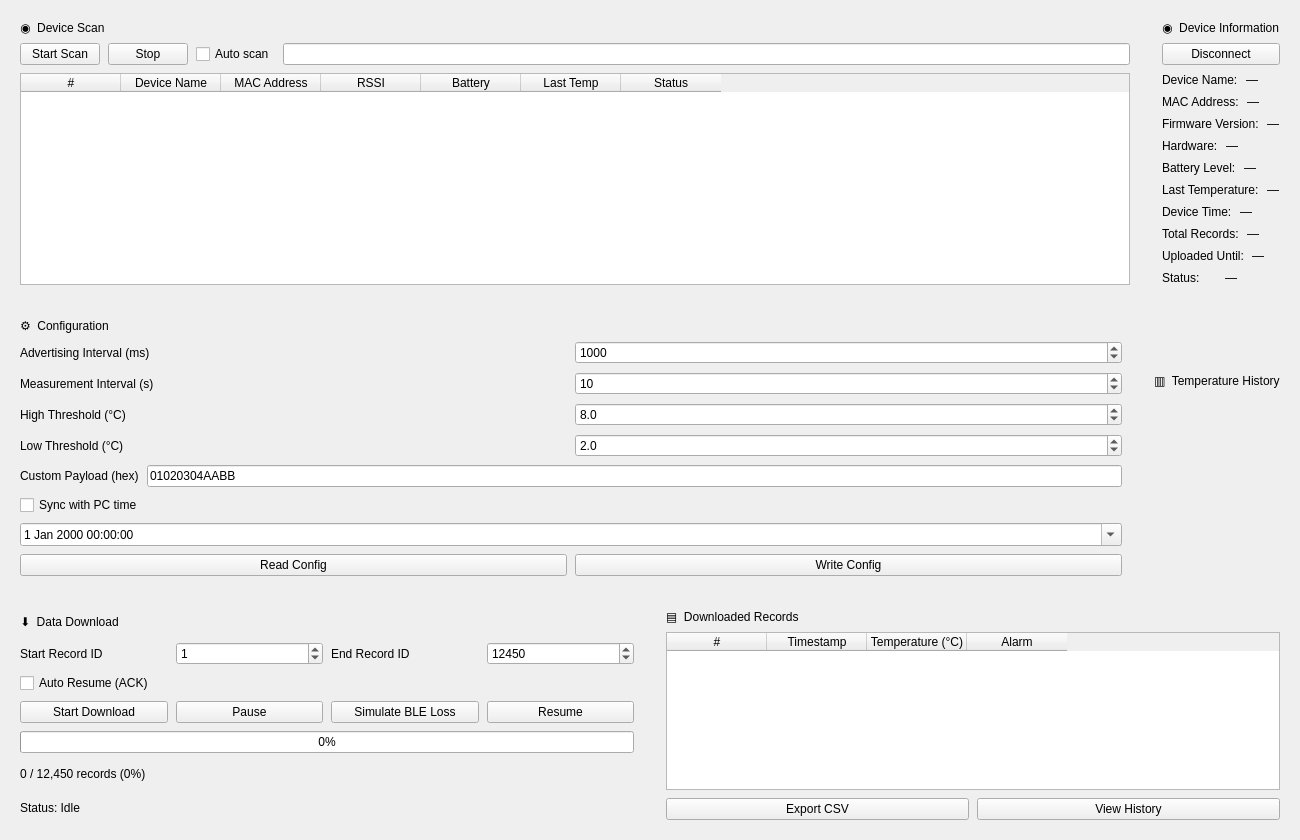
<?xml version='1.0' encoding='utf-8'?>
<ui version="4.0">
  <class>DashboardPage</class>
  <widget class="QWidget" name="DashboardPage">
    <property name="geometry">
      <rect>
        <x>0</x>
        <y>0</y>
        <width>1300</width>
        <height>840</height>
      </rect>
    </property>
    <layout class="QVBoxLayout" name="dashboardLayout">
      <property name="leftMargin">
        <number>8</number>
      </property>
      <property name="topMargin">
        <number>8</number>
      </property>
      <property name="rightMargin">
        <number>8</number>
      </property>
      <property name="bottomMargin">
        <number>8</number>
      </property>
      <property name="spacing">
        <number>9</number>
      </property>
      <item>
        <layout class="QHBoxLayout" name="topPanels">
          <property name="leftMargin">
            <number>0</number>
          </property>
          <property name="topMargin">
            <number>0</number>
          </property>
          <property name="rightMargin">
            <number>0</number>
          </property>
          <property name="bottomMargin">
            <number>0</number>
          </property>
          <property name="spacing">
            <number>8</number>
          </property>
          <item>
            <widget class="QFrame" name="scanCard">
              <layout class="QVBoxLayout" name="scanCardLayout">
                <property name="leftMargin">
                  <number>12</number>
                </property>
                <property name="topMargin">
                  <number>12</number>
                </property>
                <property name="rightMargin">
                  <number>12</number>
                </property>
                <property name="bottomMargin">
                  <number>12</number>
                </property>
                <property name="spacing">
                  <number>8</number>
                </property>
                <item>
                  <widget class="QLabel" name="scanCardTitle">
                    <property name="text">
                      <string>◉  Device Scan</string>
                    </property>
                  </widget>
                </item>
                <item>
                  <layout class="QHBoxLayout" name="scanActions">
                    <property name="leftMargin">
                      <number>0</number>
                    </property>
                    <property name="topMargin">
                      <number>0</number>
                    </property>
                    <property name="rightMargin">
                      <number>0</number>
                    </property>
                    <property name="bottomMargin">
                      <number>0</number>
                    </property>
                    <property name="spacing">
                      <number>8</number>
                    </property>
                    <item>
                      <widget class="QPushButton" name="scanButton">
                        <property name="text">
                          <string>Start Scan</string>
                        </property>
                      </widget>
                    </item>
                    <item>
                      <widget class="QPushButton" name="stopScanButton">
                        <property name="text">
                          <string>Stop</string>
                        </property>
                      </widget>
                    </item>
                    <item>
                      <widget class="QCheckBox" name="autoScanCheckBox">
                        <property name="text">
                          <string>Auto scan</string>
                        </property>
                      </widget>
                    </item>
                    <item>
                      <widget class="QLineEdit" name="filterEdit" />
                    </item>
                  </layout>
                </item>
                <item>
                  <widget class="QTableWidget" name="deviceTable">
                    <property name="columnCount">
                      <number>7</number>
                    </property>
                    <property name="rowCount">
                      <number>0</number>
                    </property>
                    <property name="alternatingRowColors">
                      <bool>true</bool>
                    </property>
                    <property name="editTriggers">
                      <set>QAbstractItemView::NoEditTriggers</set>
                    </property>
                    <property name="selectionBehavior">
                      <enum>QAbstractItemView::SelectRows</enum>
                    </property>
                    <column>
                      <property name="text">
                        <string>#</string>
                      </property>
                    </column>
                    <column>
                      <property name="text">
                        <string>Device Name</string>
                      </property>
                    </column>
                    <column>
                      <property name="text">
                        <string>MAC Address</string>
                      </property>
                    </column>
                    <column>
                      <property name="text">
                        <string>RSSI</string>
                      </property>
                    </column>
                    <column>
                      <property name="text">
                        <string>Battery</string>
                      </property>
                    </column>
                    <column>
                      <property name="text">
                        <string>Last Temp</string>
                      </property>
                    </column>
                    <column>
                      <property name="text">
                        <string>Status</string>
                      </property>
                    </column>
                  </widget>
                </item>
              </layout>
            </widget>
          </item>
          <item>
            <widget class="QFrame" name="deviceCard">
              <layout class="QVBoxLayout" name="deviceCardLayout">
                <property name="leftMargin">
                  <number>12</number>
                </property>
                <property name="topMargin">
                  <number>12</number>
                </property>
                <property name="rightMargin">
                  <number>12</number>
                </property>
                <property name="bottomMargin">
                  <number>12</number>
                </property>
                <property name="spacing">
                  <number>8</number>
                </property>
                <item>
                  <widget class="QLabel" name="deviceCardTitle">
                    <property name="text">
                      <string>◉  Device Information</string>
                    </property>
                  </widget>
                </item>
                <item>
                  <widget class="QPushButton" name="disconnectButton">
                    <property name="text">
                      <string>Disconnect</string>
                    </property>
                  </widget>
                </item>
                <item>
                  <layout class="QHBoxLayout" name="deviceNameRow">
                    <property name="leftMargin">
                      <number>0</number>
                    </property>
                    <property name="topMargin">
                      <number>0</number>
                    </property>
                    <property name="rightMargin">
                      <number>0</number>
                    </property>
                    <property name="bottomMargin">
                      <number>0</number>
                    </property>
                    <property name="spacing">
                      <number>8</number>
                    </property>
                    <item>
                      <widget class="QLabel" name="deviceNameKey">
                        <property name="text">
                          <string>Device Name:</string>
                        </property>
                      </widget>
                    </item>
                    <item>
                      <widget class="QLabel" name="deviceNameValue">
                        <property name="text">
                          <string>—</string>
                        </property>
                      </widget>
                    </item>
                  </layout>
                </item>
                <item>
                  <layout class="QHBoxLayout" name="deviceAddressRow">
                    <property name="leftMargin">
                      <number>0</number>
                    </property>
                    <property name="topMargin">
                      <number>0</number>
                    </property>
                    <property name="rightMargin">
                      <number>0</number>
                    </property>
                    <property name="bottomMargin">
                      <number>0</number>
                    </property>
                    <property name="spacing">
                      <number>8</number>
                    </property>
                    <item>
                      <widget class="QLabel" name="deviceAddressKey">
                        <property name="text">
                          <string>MAC Address:</string>
                        </property>
                      </widget>
                    </item>
                    <item>
                      <widget class="QLabel" name="deviceAddressValue">
                        <property name="text">
                          <string>—</string>
                        </property>
                      </widget>
                    </item>
                  </layout>
                </item>
                <item>
                  <layout class="QHBoxLayout" name="firmwareRow">
                    <property name="leftMargin">
                      <number>0</number>
                    </property>
                    <property name="topMargin">
                      <number>0</number>
                    </property>
                    <property name="rightMargin">
                      <number>0</number>
                    </property>
                    <property name="bottomMargin">
                      <number>0</number>
                    </property>
                    <property name="spacing">
                      <number>8</number>
                    </property>
                    <item>
                      <widget class="QLabel" name="firmwareKey">
                        <property name="text">
                          <string>Firmware Version:</string>
                        </property>
                      </widget>
                    </item>
                    <item>
                      <widget class="QLabel" name="firmwareValue">
                        <property name="text">
                          <string>—</string>
                        </property>
                      </widget>
                    </item>
                  </layout>
                </item>
                <item>
                  <layout class="QHBoxLayout" name="hardwareRow">
                    <property name="leftMargin">
                      <number>0</number>
                    </property>
                    <property name="topMargin">
                      <number>0</number>
                    </property>
                    <property name="rightMargin">
                      <number>0</number>
                    </property>
                    <property name="bottomMargin">
                      <number>0</number>
                    </property>
                    <property name="spacing">
                      <number>8</number>
                    </property>
                    <item>
                      <widget class="QLabel" name="hardwareKey">
                        <property name="text">
                          <string>Hardware:</string>
                        </property>
                      </widget>
                    </item>
                    <item>
                      <widget class="QLabel" name="hardwareValue">
                        <property name="text">
                          <string>—</string>
                        </property>
                      </widget>
                    </item>
                  </layout>
                </item>
                <item>
                  <layout class="QHBoxLayout" name="batteryRow">
                    <property name="leftMargin">
                      <number>0</number>
                    </property>
                    <property name="topMargin">
                      <number>0</number>
                    </property>
                    <property name="rightMargin">
                      <number>0</number>
                    </property>
                    <property name="bottomMargin">
                      <number>0</number>
                    </property>
                    <property name="spacing">
                      <number>8</number>
                    </property>
                    <item>
                      <widget class="QLabel" name="batteryKey">
                        <property name="text">
                          <string>Battery Level:</string>
                        </property>
                      </widget>
                    </item>
                    <item>
                      <widget class="QLabel" name="batteryValue">
                        <property name="text">
                          <string>—</string>
                        </property>
                      </widget>
                    </item>
                  </layout>
                </item>
                <item>
                  <layout class="QHBoxLayout" name="lastTempRow">
                    <property name="leftMargin">
                      <number>0</number>
                    </property>
                    <property name="topMargin">
                      <number>0</number>
                    </property>
                    <property name="rightMargin">
                      <number>0</number>
                    </property>
                    <property name="bottomMargin">
                      <number>0</number>
                    </property>
                    <property name="spacing">
                      <number>8</number>
                    </property>
                    <item>
                      <widget class="QLabel" name="lastTempKey">
                        <property name="text">
                          <string>Last Temperature:</string>
                        </property>
                      </widget>
                    </item>
                    <item>
                      <widget class="QLabel" name="lastTempValue">
                        <property name="text">
                          <string>—</string>
                        </property>
                      </widget>
                    </item>
                  </layout>
                </item>
                <item>
                  <layout class="QHBoxLayout" name="deviceTimeRow">
                    <property name="leftMargin">
                      <number>0</number>
                    </property>
                    <property name="topMargin">
                      <number>0</number>
                    </property>
                    <property name="rightMargin">
                      <number>0</number>
                    </property>
                    <property name="bottomMargin">
                      <number>0</number>
                    </property>
                    <property name="spacing">
                      <number>8</number>
                    </property>
                    <item>
                      <widget class="QLabel" name="deviceTimeKey">
                        <property name="text">
                          <string>Device Time:</string>
                        </property>
                      </widget>
                    </item>
                    <item>
                      <widget class="QLabel" name="deviceTimeValue">
                        <property name="text">
                          <string>—</string>
                        </property>
                      </widget>
                    </item>
                  </layout>
                </item>
                <item>
                  <layout class="QHBoxLayout" name="totalRecordsRow">
                    <property name="leftMargin">
                      <number>0</number>
                    </property>
                    <property name="topMargin">
                      <number>0</number>
                    </property>
                    <property name="rightMargin">
                      <number>0</number>
                    </property>
                    <property name="bottomMargin">
                      <number>0</number>
                    </property>
                    <property name="spacing">
                      <number>8</number>
                    </property>
                    <item>
                      <widget class="QLabel" name="totalRecordsKey">
                        <property name="text">
                          <string>Total Records:</string>
                        </property>
                      </widget>
                    </item>
                    <item>
                      <widget class="QLabel" name="totalRecordsValue">
                        <property name="text">
                          <string>—</string>
                        </property>
                      </widget>
                    </item>
                  </layout>
                </item>
                <item>
                  <layout class="QHBoxLayout" name="uploadedUntilRow">
                    <property name="leftMargin">
                      <number>0</number>
                    </property>
                    <property name="topMargin">
                      <number>0</number>
                    </property>
                    <property name="rightMargin">
                      <number>0</number>
                    </property>
                    <property name="bottomMargin">
                      <number>0</number>
                    </property>
                    <property name="spacing">
                      <number>8</number>
                    </property>
                    <item>
                      <widget class="QLabel" name="uploadedUntilKey">
                        <property name="text">
                          <string>Uploaded Until:</string>
                        </property>
                      </widget>
                    </item>
                    <item>
                      <widget class="QLabel" name="uploadedUntilValue">
                        <property name="text">
                          <string>—</string>
                        </property>
                      </widget>
                    </item>
                  </layout>
                </item>
                <item>
                  <layout class="QHBoxLayout" name="deviceStatusRow">
                    <property name="leftMargin">
                      <number>0</number>
                    </property>
                    <property name="topMargin">
                      <number>0</number>
                    </property>
                    <property name="rightMargin">
                      <number>0</number>
                    </property>
                    <property name="bottomMargin">
                      <number>0</number>
                    </property>
                    <property name="spacing">
                      <number>8</number>
                    </property>
                    <item>
                      <widget class="QLabel" name="deviceStatusKey">
                        <property name="text">
                          <string>Status:</string>
                        </property>
                      </widget>
                    </item>
                    <item>
                      <widget class="QLabel" name="deviceStatusValue">
                        <property name="text">
                          <string>—</string>
                        </property>
                      </widget>
                    </item>
                  </layout>
                </item>
              </layout>
            </widget>
          </item>
        </layout>
      </item>
      <item>
        <layout class="QHBoxLayout" name="middlePanels">
          <property name="leftMargin">
            <number>0</number>
          </property>
          <property name="topMargin">
            <number>0</number>
          </property>
          <property name="rightMargin">
            <number>0</number>
          </property>
          <property name="bottomMargin">
            <number>0</number>
          </property>
          <property name="spacing">
            <number>8</number>
          </property>
          <item>
            <widget class="QFrame" name="configCard">
              <layout class="QVBoxLayout" name="configCardLayout">
                <property name="leftMargin">
                  <number>12</number>
                </property>
                <property name="topMargin">
                  <number>12</number>
                </property>
                <property name="rightMargin">
                  <number>12</number>
                </property>
                <property name="bottomMargin">
                  <number>12</number>
                </property>
                <property name="spacing">
                  <number>8</number>
                </property>
                <item>
                  <widget class="QLabel" name="configCardTitle">
                    <property name="text">
                      <string>⚙  Configuration</string>
                    </property>
                  </widget>
                </item>
                <item>
                  <layout class="QHBoxLayout" name="advIntervalRow">
                    <property name="leftMargin">
                      <number>0</number>
                    </property>
                    <property name="topMargin">
                      <number>0</number>
                    </property>
                    <property name="rightMargin">
                      <number>0</number>
                    </property>
                    <property name="bottomMargin">
                      <number>0</number>
                    </property>
                    <property name="spacing">
                      <number>8</number>
                    </property>
                    <item>
                      <widget class="QLabel" name="advIntervalLabel">
                        <property name="text">
                          <string>Advertising Interval (ms)</string>
                        </property>
                      </widget>
                    </item>
                    <item>
                      <widget class="QSpinBox" name="advIntervalSpin">
                        <property name="maximum">
                          <number>100000</number>
                        </property>
                        <property name="value">
                          <number>1000</number>
                        </property>
                      </widget>
                    </item>
                  </layout>
                </item>
                <item>
                  <layout class="QHBoxLayout" name="sampleIntervalRow">
                    <property name="leftMargin">
                      <number>0</number>
                    </property>
                    <property name="topMargin">
                      <number>0</number>
                    </property>
                    <property name="rightMargin">
                      <number>0</number>
                    </property>
                    <property name="bottomMargin">
                      <number>0</number>
                    </property>
                    <property name="spacing">
                      <number>8</number>
                    </property>
                    <item>
                      <widget class="QLabel" name="sampleIntervalLabel">
                        <property name="text">
                          <string>Measurement Interval (s)</string>
                        </property>
                      </widget>
                    </item>
                    <item>
                      <widget class="QSpinBox" name="sampleIntervalSpin">
                        <property name="maximum">
                          <number>100000</number>
                        </property>
                        <property name="value">
                          <number>10</number>
                        </property>
                      </widget>
                    </item>
                  </layout>
                </item>
                <item>
                  <layout class="QHBoxLayout" name="highTempRow">
                    <property name="leftMargin">
                      <number>0</number>
                    </property>
                    <property name="topMargin">
                      <number>0</number>
                    </property>
                    <property name="rightMargin">
                      <number>0</number>
                    </property>
                    <property name="bottomMargin">
                      <number>0</number>
                    </property>
                    <property name="spacing">
                      <number>8</number>
                    </property>
                    <item>
                      <widget class="QLabel" name="highTempLabel">
                        <property name="text">
                          <string>High Threshold (°C)</string>
                        </property>
                      </widget>
                    </item>
                    <item>
                      <widget class="QDoubleSpinBox" name="highTempSpin">
                        <property name="minimum">
                          <double>-50</double>
                        </property>
                        <property name="maximum">
                          <double>80</double>
                        </property>
                        <property name="decimals">
                          <number>1</number>
                        </property>
                        <property name="value">
                          <double>8</double>
                        </property>
                      </widget>
                    </item>
                  </layout>
                </item>
                <item>
                  <layout class="QHBoxLayout" name="lowTempRow">
                    <property name="leftMargin">
                      <number>0</number>
                    </property>
                    <property name="topMargin">
                      <number>0</number>
                    </property>
                    <property name="rightMargin">
                      <number>0</number>
                    </property>
                    <property name="bottomMargin">
                      <number>0</number>
                    </property>
                    <property name="spacing">
                      <number>8</number>
                    </property>
                    <item>
                      <widget class="QLabel" name="lowTempLabel">
                        <property name="text">
                          <string>Low Threshold (°C)</string>
                        </property>
                      </widget>
                    </item>
                    <item>
                      <widget class="QDoubleSpinBox" name="lowTempSpin">
                        <property name="minimum">
                          <double>-50</double>
                        </property>
                        <property name="maximum">
                          <double>80</double>
                        </property>
                        <property name="decimals">
                          <number>1</number>
                        </property>
                        <property name="value">
                          <double>2</double>
                        </property>
                      </widget>
                    </item>
                  </layout>
                </item>
                <item>
                  <layout class="QHBoxLayout" name="payloadRow">
                    <property name="leftMargin">
                      <number>0</number>
                    </property>
                    <property name="topMargin">
                      <number>0</number>
                    </property>
                    <property name="rightMargin">
                      <number>0</number>
                    </property>
                    <property name="bottomMargin">
                      <number>0</number>
                    </property>
                    <property name="spacing">
                      <number>8</number>
                    </property>
                    <item>
                      <widget class="QLabel" name="payloadLabel">
                        <property name="text">
                          <string>Custom Payload (hex)</string>
                        </property>
                      </widget>
                    </item>
                    <item>
                      <widget class="QLineEdit" name="payloadEdit">
                        <property name="text">
                          <string>01020304AABB</string>
                        </property>
                      </widget>
                    </item>
                  </layout>
                </item>
                <item>
                  <widget class="QCheckBox" name="syncTimeCheck">
                    <property name="text">
                      <string>Sync with PC time</string>
                    </property>
                  </widget>
                </item>
                <item>
                  <widget class="QDateTimeEdit" name="deviceTimeEdit">
                    <property name="calendarPopup">
                      <bool>true</bool>
                    </property>
                  </widget>
                </item>
                <item>
                  <layout class="QHBoxLayout" name="cfgButtons">
                    <property name="leftMargin">
                      <number>0</number>
                    </property>
                    <property name="topMargin">
                      <number>0</number>
                    </property>
                    <property name="rightMargin">
                      <number>0</number>
                    </property>
                    <property name="bottomMargin">
                      <number>0</number>
                    </property>
                    <property name="spacing">
                      <number>8</number>
                    </property>
                    <item>
                      <widget class="QPushButton" name="readConfigButton">
                        <property name="text">
                          <string>Read Config</string>
                        </property>
                      </widget>
                    </item>
                    <item>
                      <widget class="QPushButton" name="writeConfigButton">
                        <property name="text">
                          <string>Write Config</string>
                        </property>
                      </widget>
                    </item>
                  </layout>
                </item>
              </layout>
            </widget>
          </item>
          <item>
            <widget class="QFrame" name="chartCard">
              <layout class="QVBoxLayout" name="chartCardLayout">
                <property name="leftMargin">
                  <number>12</number>
                </property>
                <property name="topMargin">
                  <number>12</number>
                </property>
                <property name="rightMargin">
                  <number>12</number>
                </property>
                <property name="bottomMargin">
                  <number>12</number>
                </property>
                <property name="spacing">
                  <number>8</number>
                </property>
                <item>
                  <widget class="QLabel" name="chartCardTitle">
                    <property name="text">
                      <string>▥  Temperature History</string>
                    </property>
                  </widget>
                </item>
                <item>
                  <widget class="QWidget" name="chartHost" />
                </item>
              </layout>
            </widget>
          </item>
        </layout>
      </item>
      <item>
        <layout class="QHBoxLayout" name="bottomPanels">
          <property name="leftMargin">
            <number>0</number>
          </property>
          <property name="topMargin">
            <number>0</number>
          </property>
          <property name="rightMargin">
            <number>0</number>
          </property>
          <property name="bottomMargin">
            <number>0</number>
          </property>
          <property name="spacing">
            <number>8</number>
          </property>
          <item>
            <widget class="QFrame" name="downloadCard">
              <layout class="QVBoxLayout" name="downloadCardLayout">
                <property name="leftMargin">
                  <number>12</number>
                </property>
                <property name="topMargin">
                  <number>12</number>
                </property>
                <property name="rightMargin">
                  <number>12</number>
                </property>
                <property name="bottomMargin">
                  <number>12</number>
                </property>
                <property name="spacing">
                  <number>8</number>
                </property>
                <item>
                  <widget class="QLabel" name="downloadCardTitle">
                    <property name="text">
                      <string>⬇  Data Download</string>
                    </property>
                  </widget>
                </item>
                <item>
                  <layout class="QHBoxLayout" name="rangeRow">
                    <property name="leftMargin">
                      <number>0</number>
                    </property>
                    <property name="topMargin">
                      <number>0</number>
                    </property>
                    <property name="rightMargin">
                      <number>0</number>
                    </property>
                    <property name="bottomMargin">
                      <number>0</number>
                    </property>
                    <property name="spacing">
                      <number>8</number>
                    </property>
                    <item>
                      <widget class="QLabel" name="startLabel">
                        <property name="text">
                          <string>Start Record ID</string>
                        </property>
                      </widget>
                    </item>
                    <item>
                      <widget class="QSpinBox" name="startRecordSpin">
                        <property name="maximum">
                          <number>1000000</number>
                        </property>
                        <property name="value">
                          <number>1</number>
                        </property>
                      </widget>
                    </item>
                    <item>
                      <widget class="QLabel" name="endLabel">
                        <property name="text">
                          <string>End Record ID</string>
                        </property>
                      </widget>
                    </item>
                    <item>
                      <widget class="QSpinBox" name="endRecordSpin">
                        <property name="maximum">
                          <number>1000000</number>
                        </property>
                        <property name="value">
                          <number>12450</number>
                        </property>
                      </widget>
                    </item>
                  </layout>
                </item>
                <item>
                  <widget class="QCheckBox" name="autoResumeCheckBox">
                    <property name="text">
                      <string>Auto Resume (ACK)</string>
                    </property>
                  </widget>
                </item>
                <item>
                  <layout class="QHBoxLayout" name="transferActions">
                    <property name="leftMargin">
                      <number>0</number>
                    </property>
                    <property name="topMargin">
                      <number>0</number>
                    </property>
                    <property name="rightMargin">
                      <number>0</number>
                    </property>
                    <property name="bottomMargin">
                      <number>0</number>
                    </property>
                    <property name="spacing">
                      <number>8</number>
                    </property>
                    <item>
                      <widget class="QPushButton" name="startDownloadButton">
                        <property name="text">
                          <string>Start Download</string>
                        </property>
                      </widget>
                    </item>
                    <item>
                      <widget class="QPushButton" name="pauseButton">
                        <property name="text">
                          <string>Pause</string>
                        </property>
                      </widget>
                    </item>
                    <item>
                      <widget class="QPushButton" name="interruptButton">
                        <property name="text">
                          <string>Simulate BLE Loss</string>
                        </property>
                      </widget>
                    </item>
                    <item>
                      <widget class="QPushButton" name="resumeButton">
                        <property name="text">
                          <string>Resume</string>
                        </property>
                      </widget>
                    </item>
                  </layout>
                </item>
                <item>
                  <widget class="QProgressBar" name="downloadProgress">
                    <property name="value">
                      <number>0</number>
                    </property>
                  </widget>
                </item>
                <item>
                  <widget class="QLabel" name="transferText">
                    <property name="text">
                      <string>0 / 12,450 records (0%)</string>
                    </property>
                  </widget>
                </item>
                <item>
                  <widget class="QLabel" name="transferStatus">
                    <property name="text">
                      <string>Status: Idle</string>
                    </property>
                  </widget>
                </item>
              </layout>
            </widget>
          </item>
          <item>
            <widget class="QFrame" name="recordsCard">
              <layout class="QVBoxLayout" name="recordsCardLayout">
                <property name="leftMargin">
                  <number>12</number>
                </property>
                <property name="topMargin">
                  <number>12</number>
                </property>
                <property name="rightMargin">
                  <number>12</number>
                </property>
                <property name="bottomMargin">
                  <number>12</number>
                </property>
                <property name="spacing">
                  <number>8</number>
                </property>
                <item>
                  <widget class="QLabel" name="recordsCardTitle">
                    <property name="text">
                      <string>▤  Downloaded Records</string>
                    </property>
                  </widget>
                </item>
                <item>
                  <widget class="QTableWidget" name="recordsTable">
                    <property name="columnCount">
                      <number>4</number>
                    </property>
                    <property name="rowCount">
                      <number>0</number>
                    </property>
                    <property name="alternatingRowColors">
                      <bool>true</bool>
                    </property>
                    <property name="editTriggers">
                      <set>QAbstractItemView::NoEditTriggers</set>
                    </property>
                    <property name="selectionBehavior">
                      <enum>QAbstractItemView::SelectRows</enum>
                    </property>
                    <column>
                      <property name="text">
                        <string>#</string>
                      </property>
                    </column>
                    <column>
                      <property name="text">
                        <string>Timestamp</string>
                      </property>
                    </column>
                    <column>
                      <property name="text">
                        <string>Temperature (°C)</string>
                      </property>
                    </column>
                    <column>
                      <property name="text">
                        <string>Alarm</string>
                      </property>
                    </column>
                  </widget>
                </item>
                <item>
                  <layout class="QHBoxLayout" name="recordsButtons">
                    <property name="leftMargin">
                      <number>0</number>
                    </property>
                    <property name="topMargin">
                      <number>0</number>
                    </property>
                    <property name="rightMargin">
                      <number>0</number>
                    </property>
                    <property name="bottomMargin">
                      <number>0</number>
                    </property>
                    <property name="spacing">
                      <number>8</number>
                    </property>
                    <item>
                      <widget class="QPushButton" name="exportButton">
                        <property name="text">
                          <string>Export CSV</string>
                        </property>
                      </widget>
                    </item>
                    <item>
                      <widget class="QPushButton" name="historyButton">
                        <property name="text">
                          <string>View History</string>
                        </property>
                      </widget>
                    </item>
                  </layout>
                </item>
              </layout>
            </widget>
          </item>
        </layout>
      </item>
    </layout>
  </widget>
  <resources />
  <connections />
</ui>
